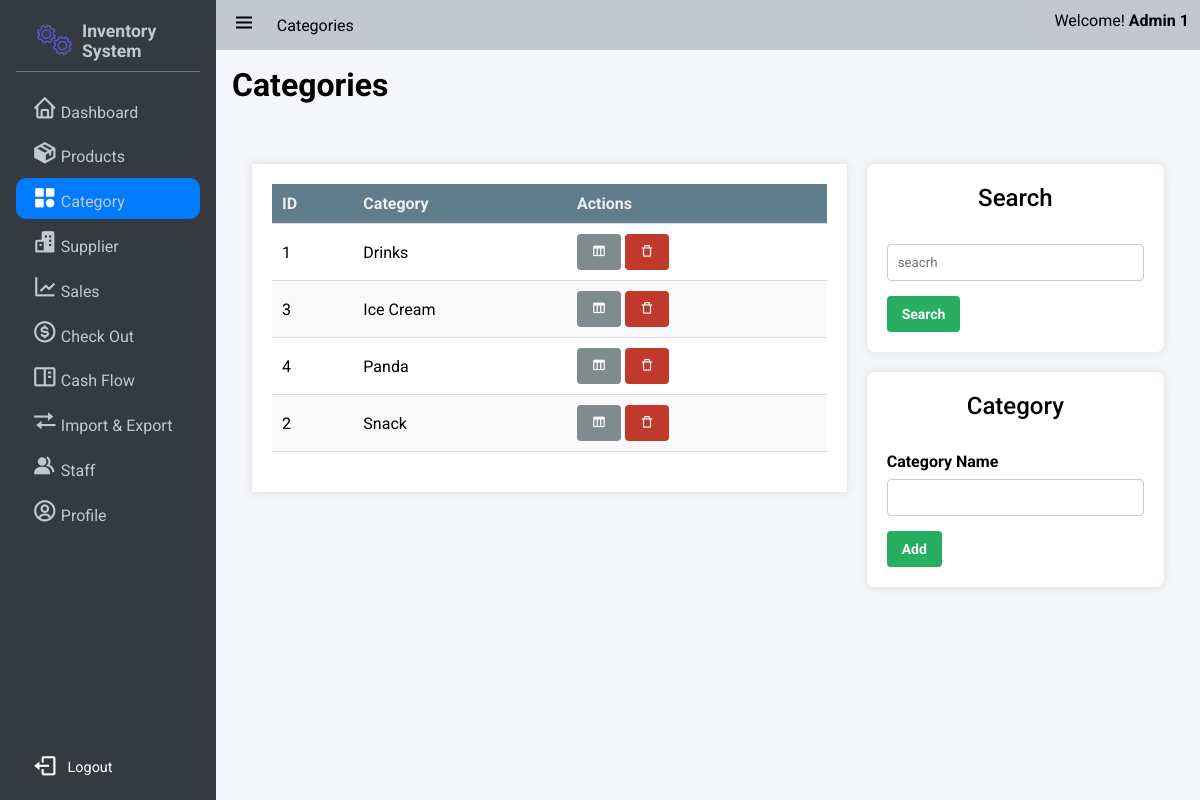
The app's page /category/ (signed in) with its own data.
### app/models/user.py (models this page shows, shortened)
class Role(db.Model):
    __tablename__ = 'roles'
    id = db.Column(db.Integer(), primary_key=True)
    name = db.Column(db.String(50), unique=True)

class User(UserMixin,db.Model):
    __tablename__ = 'users'
    id = db.Column(db.Integer, primary_key=True)
    StaffID = db.Column(db.String,unique = True)
    First_Name = db.Column(db.String(100, collation='NOCASE'), nullable=False, server_default='')
    Last_Name = db.Column(db.String(100, collation='NOCASE'), nullable=False, server_default='')
    Email = db.Column(db.String(50), unique=True, nullable=False)
    Password = db.Column(db.String(80), nullable=False)
    pins = db.Column(db.Integer)
    roles = db.relationship('Role', secondary='user_roles')
    active = db.Column('is_active', db.Boolean(), nullable=False, server_default='1')
    Email_Confirmed_At = db.Column(db.DateTime())
    Last_Login = db.Column(db.DateTime())

### app/models/category.py (models this page shows, shortened)
class Category(db.Model):
    id = db.Column(db.Integer, nullable=False, primary_key=True)
    Name = db.Column(db.String, nullable=False)

### app/category/routes.py (the view)
@bp.route('/', methods=['GET'])
@login_required
def index():
    update_qty_on_expiry()
    form = CategoryForm()
    page = request.args.get('page', 1, type=int)
    per_page = request.args.get('per_page', 10, type=int)
    categories = Category.query.order_by(Category.Name).paginate(page=page, per_page=per_page)
    return render_template('product/categories.html', categories = categories, form = form)

### app/category/routes.py
class CategoryForm(FlaskForm):
    name = StringField('Category Name', validators=[InputRequired(),DataRequired()])

### app/__init__.py (called while the page is built, shortened)
def update_qty_on_expiry():
    inventories = Inventory.query.filter(Inventory.ExpiryDate <= date.today(),Inventory.Available_QTY>0).all()
    if not inventories:
        return

### app/auth.py (called while the page is built)
@login_manager.user_loader
def load_user(user_id):
    return User.query.get(int(user_id))

### app/templates/product/categories.html (shortened to what this page needs)
{% extends 'base.html' %}
{% block nav_title %} Categories {% endblock %}
{% block css_style %}
    <link rel="stylesheet" href="{{url_for('static',filename='css/grid.css')}}">
    <link rel="stylesheet" href="{{url_for('static',filename='css/form.css')}}">
    <link rel="stylesheet" href="{{url_for('static',filename='css/table.css')}}">
{% endblock %}
{% block nav_category %}active{% endblock %}
{% block content %}
<span class="title"><h1>{% block title %} Categories {% endblock %}</h1></span>
<div class="grid-container four-two-grid">
    <div class="grid-item">
        <div class="table-container maxheight-800">
            <table>
            <thead>
                <tr>
                <th>ID</th>
                <th>Category</th>
                <th>Actions</th>
                </tr>
            </thead>
            <tbody>
                {% for category in categories %}
                <tr>
                <form method="POST" action="{{ url_for('category.edit_category',category_name = category.Name) }}" style="display: inline-block;">
                <td>
                    <span>{{ category.id }}</span>
                </td>
                <td>
                    <span>{{ category.Name }}</span>
                  </td>
                <td>
                    <button class="button gray" type="button" id="edit" href="javascript:;"><i class='bx bx-columns'></i></button>
                </form>
                    {% for role in current_user.roles if role.name == 'admin' %}
                    <form method="GET" action="{{url_for('category.delete_category',id = category.id)}}"
                    style="display: inline-block;">
                    <button class="button error" type="submit" id="delete" onclick="return confirm('Are you sure you want to delete this item?')"><i class='bx bx-trash-alt'></i></button>
                    </form>
                    {% endfor %}
                </tr>
                {% endfor %}
            </tbody>
            </table>
        </div>
    </div>
    <div class="grid-item">
        <div class="form-container">
            <h3>Search</h3>
            <form action="{{url_for('category.search_category')}}" method="get">
                <input type="text" name="query" placeholder="seacrh"autocomplete="false">
                <button class="button success" type="submit">Search</button>
            </form>
        </div>
        {% for role in current_user.roles if role.name == 'admin' %}
        <div class="form-container">
            <h3>Category</h3>
            <form action="{{url_for('category.create_category')}}" method="post">
                    {{form.name.label}}
                    {{ form.name}}
                    <button class="button success" type="submit">Add</button>
            </form>
        </div>
        {% endfor %}
    </div>
</div>
{% endblock %}

### app/templates/base.html (shortened to what this page needs)
<!DOCTYPE html>
<html lang="en">
<head>
    <link rel="stylesheet" href="{{url_for('static',filename='css/button.css')}}">
    <link rel="stylesheet" href="{{url_for('static',filename='css/style.css')}}">
    <link rel="stylesheet" href="{{url_for('static',filename='css/responsive.css')}}">
    <link rel="stylesheet" href="{{url_for('static',filename='css/cards.css')}}">
    <link rel="stylesheet" href="{{url_for('static',filename='css/preloader.css')}}">
    <link href='https://unpkg.com/boxicons@2.1.4/css/boxicons.min.css' rel='stylesheet'>
    {% block css_style %}
    {% endblock %}
</head>
<body>
    <div class="wrapper">
        <aside class="opened" id="aside">
            <div class="sidebar">
                <div class="brand-items">
                    <div class="brand-logo">
                        <img src="{{url_for('static',filename='/img/gear-loader.gif')}}" alt="" class="brand-img">
                        <h3>Inventory System</h3>
                    </div>
                </div>
                <div class="menu-bar">
                    <div class="menu">
                        <ul class="menu-links">
                            <li class="menu-link {% block nav_dashboard %}{% endblock %}"><i class='nav-icon bx bx-home'></i><a href="{{ url_for('dashboard') }}">Dashboard</a></li>
                            <li class="menu-link {% block nav_inventory %}{% endblock %}"><i class='nav-icon bx bxs-package'></i><a href="{{ url_for('product.index') }}">Products</a></li>
                            <li class="menu-link {% block nav_category %}{% endblock %}"><i class='nav-icon bx bxs-category' ></i><a href="{{ url_for('category.index') }}">Category</a></li>
                            <li class="menu-link {% block nav_supplier %}{% endblock %}"><i class='nav-icon bx bxs-buildings' ></i><a href="{{ url_for('supplier.index') }}">Supplier</a></li>
                            <li class="menu-link {% block nav_report %}{% endblock %}"><i class='nav-icon bx bx-line-chart' ></i><a href="{{ url_for('sale.sales_index') }}">Sales</a></li>
                            <li class="menu-link {% block nav_checkout %}{% endblock %}"><i class='nav-icon bx bx-dollar-circle' ></i><a href="{{ url_for('sale.show_checkout_page') }}">Check Out</a></li>
                            <li class="menu-link {% block nav_cashflow %}{% endblock %}"><i class='nav-icon bx bx-book-content'></i><a href="{{url_for('cashflow.index')}}">Cash Flow</a></li>
                            <li class="menu-link {% block nav_ImExport %}{% endblock %}"><i class='nav-icon bx bx-transfer'></i><a href="{{url_for('main.imexport_overview')}}">Import & Export</a></li>
                            {% for role in current_user.roles if role.name == 'admin' %}
                                <li class="menu-link {% block nav_staff %}{% endblock %}"><i class='nav-icon bx bxs-group' ></i><a href="{{ url_for('user.index') }}">Staff</a></li>
                            {% endfor %}
                            <li class="menu-link {% block nav_profile %}{% endblock %}"><i class='nav-icon bx bx-user-circle'></i><a href="{{url_for('user.get_staff',id=current_user.id)}}">Profile</a></li>
                        </ul>
                    </div>
                    <div class="bottom-content logout">
                        <div class="flex" style="color: #fff !important;">
                            <i class='bx bx-log-out'></i><a style="color: #fff !important;" href="{{url_for('auth.logout')}}" onclick="return confirm('Log out immediately?')">Logout</a>
                        </div>
                    </div>
                </div>
            </div>
        </aside>
       <div class="main">
            <header class="main-header">
                <div class="left-nav">
                    <div class="menu-burger">
                        <i class='bx bx-menu '></i>
                    </div>
                    <p>{% block nav_title %}{% endblock %}</p>
                </div>
                <div class="right-nav flex flex-center-center">
                    <span>Welcome! <b>{{current_user.Last_Name + ' ' + current_user.First_Name}}</b></span>
                </div>
            </header>
            <div class="main-container">
                    {% block content %} {% endblock %}
            </div>
        </div>
    </div>
    </body>
    </html>

### app/static/css/button.css (style rules this page uses)
:root { --primary-color: #3498db; --secondary-color: #2ecc71; --accent-color: #e74c3c; --background-color: #ecf0f1; --link-color: #2980b9; --border-color: #bdc3c7; --success-color: #27ae60; --warning-color: #f39c12; --error-color: #c0392b; --info-color: #3498db; --dark-color: #34495e; --light-color: #ecf0f1; --gray-color: #7f8c8d; --purple-color: #9b59b6; --pink-color: #e91e63; --teal-color: #009688; --orange-color: #e67e22; --brown-color: #795548; --cyan-color: #00bcd4; --indigo-color: #3f51b5; --lime-color: #cddc39; --amber-color: #ffc107; --deep-purple-color: #673ab7; --deep-orange-color: #ff5722; --light-green-color: #8bc34a; --blue-gray-color: #607d8b; --yellow-color: #ffeb3b; }
.button { display: inline-block; padding: 10px 15px; font-size: 14px; font-weight: bold; text-align: center; text-decoration: none; color: #fff; border: none; border-radius: 4px; cursor: pointer; transition: background-color 0.3s ease; }
.success { background-color: var(--success-color); color: #fff; }
.error { background-color: var(--error-color); color: #fff; }
.gray { background-color: var(--gray-color); color: #fff; }

### app/static/css/style.css (style rules this page uses)
:root { --text-color:#212529; --text-color-grey:#c2c7d0; --text-color-dark-grey:#898989; --main-color:#007bff; --main-color-hover:#228dff; --white-color:#fff; --bg-color-dark:#343a40; --bg-color-second-light:#dee2e6; --bg-color-light:#f4f6f9; --toggle-color:#ddd; --red-color:#dc3545; --dark-yellow-color:#ffc107; --yellow-color:#ffc107; --sidebar-width:18%; }
* { font-family: 'Roboto', sans-serif; margin: 0; padding: 0; box-sizing: border-box; scrollbar-width: none; }
a { text-decoration: none; color: var(--main-color); }
ul,li { list-style: none; }
img { width: 100%; object-fit: cover; }
body { background-image: url('../img/login_background.jpg'); width: 100%; height: 100%; }
.wrapper { height: 100vh; width: 100vw; display: flex; overflow: hidden; }
input { padding: 10px; box-sizing: border-box; border: 1px solid #ccc; border-radius: 4px; }
aside { position: relative; width: 15px; height: 100vh; background: var(--bg-color-dark); transition: margin-left .3s ease-in-out .3s ease-in-out; overflow-x: hidden; overflow-y: hidden; z-index: 999; color: var(--text-color-grey); transition:width 0.3s linear; }
aside.opened { width: var(--sidebar-width); }
.sidebar { padding: 0.625rem 1rem; height: 100%; }
.sidebar li { margin-bottom: .2rem; padding: .5rem 1rem; align-items: flex-end; display: flex; border-radius: 10px; }
.brand-items { display: flex; align-items: center; justify-content: space-between; padding: 0.5rem 1rem; border-bottom: rgba(255, 255, 255, 0.3) 1px solid ; }
.brand-items img { width: 50px; object-fit: cover; padding: 0 5px 0 0; }
.brand-logo { display: flex; align-items: center; }
.brand-logo h3 { font-size: 1.1rem; }
.menu-bar { height: calc(100% - 4rem); display: flex; flex-direction: column; justify-content: space-between; }
.menu-links { margin-top: 1rem; }
.menu-link.active { background: var(--main-color); color: var(--white-color); transition: .05s ease-in-out .03s; }
.menu-link .nav-icon { text-align: center; margin-right: .2rem; font-size: 1.6rem; width: 1.6rem; }
.menu-link a { color: var(--text-color-grey); }
.bottom-content { display: flex; align-items: center; justify-content: space-between; flex-wrap: nowrap; padding: .2em 1em; font-size: 0.9rem; }
.bottom-content i { font-size: 1.6rem; margin-right: 10px; }
.bottom-content div { display: flex; align-items: center; }
.main { width: calc(100% - var(--sidebar-width)); height: 100%; background: var(--bg-color-light); transition: width .3s ease-in; }
.main-header { position: relative; padding: .7rem .7rem; display: flex; justify-content: space-between; background: var(--text-color-grey); }
.left-nav { display: flex; align-items: center; }
.menu-burger { font-size: 1.8rem; }
.left-nav .menu-burger { padding: 0 0.3rem; margin-right: 1rem; font-size: 1.5rem; cursor: pointer; }
.main-container { padding: 1rem 1rem 4rem 1rem; overflow: scroll; height: 100%; }

### app/static/css/grid.css (style rules this page uses)
.grid-container { display: grid; gap: 20px; margin: 20px auto; padding: 20px; }
.grid-container h3 { font-size: 1.5rem; font-weight: 500; text-align: center; margin-bottom: 2rem; }
.four-two-grid { grid-template-columns: 4fr 2fr; }

### app/templates/base.html (style rules this page uses)
.logout { padding: .5rem 1rem }

### records on screen
Role: name.label "Category Name"
User: Last_Name+First_Name "Admin 1"
Category: id "1", Name "Drinks"
Category: id "3", Name "Ice Cream"
Category: id "4", Name "Panda"
Category: id "2", Name "Snack"
